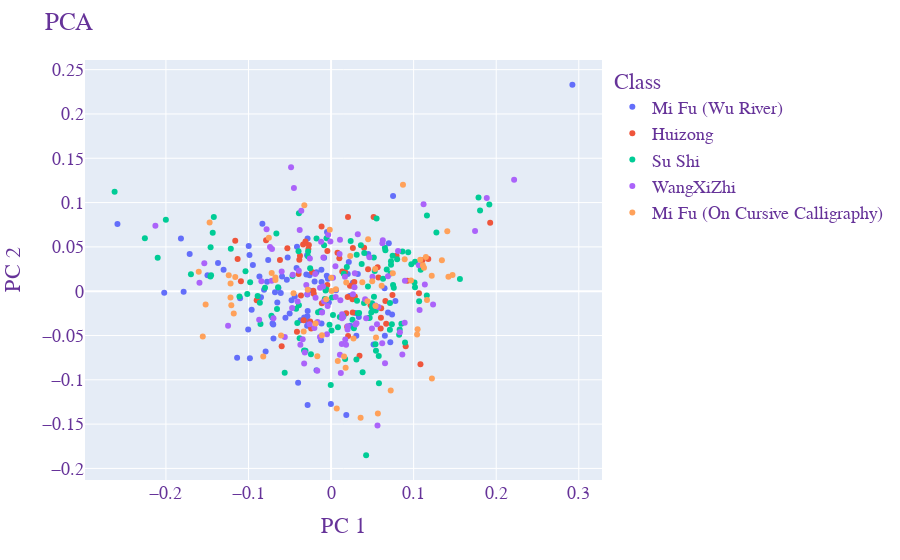

Write notebook code for a chart like this one.
### Markdown cell above
Ok, now that I see how the dataframe in Plotly's tutorial is structured, I can construct one from my own data. Or I can skip the dataframe altogether and just provide a list to the 'color' parameter in px.scatter.

### Code cell
paths = ['Extracted Characters/Mi Fu - Poem Written in a Boat on the Wu River/',
         'Extracted Characters/Emperor Huizong - Finches and bamboo/',
         'Extracted Characters/Su Shi - Inscription of Hanshi/',
         'Extracted Characters/WangXiZhi - On the Seventeenth Day/',
         'Extracted Characters/Mi Fu - On Cursive Calligraphy/']
label_list = ['Mi Fu (Wu River)',
             'Huizong',
             'Su Shi',
             'WangXiZhi',
             'Mi Fu (On Cursive Calligraphy)']
invert_list = [True,
              True,
              True,
              False,
              True]

# Construct labeled dataset of contour angle histograms
X_list = []
labels = []
for i, path in enumerate(paths):
    label = label_list[i]
    invert = invert_list[i]
    if invert:
        X = analyze_images_in_path(path, invert=True)
    else:
        X = analyze_images_in_path(path, invert=False)
    plot_mu_and_K(X, title=f'{label} ({X.shape[1]} images)', filename=f'Test/mu+K_{label.replace(" ", "")}.png')
    X_list.append(X)
    labels += [label] * X.shape[1]
    
X_total =  np.vstack([X.T for X in X_list])

# Perform PCA
pca = PCA(n_components=2)
components = pca.fit_transform(X_total)
print(f'# of datapoints: {len(components)}')
print(f'len(labels) = {len(labels)}')
assert(len(labels) == len(components))
total_var = pca.explained_variance_ratio_.sum() * 100
print('Total explained variance = {:0.2f}%'.format(total_var))

# Plot results with Plotly
fig = px.scatter(components, x=0, y=1, color=labels)
fig.update_layout(
    title="PCA",
    xaxis_title="PC 1",
    yaxis_title="PC 2",
    legend_title="Class",
    font=dict(
        family="Courier New, monospace",
        size=18,
        color="RebeccaPurple"
    )
)
fig.show()
fig.write_image('Test/PCA_Plotly_5.png')
